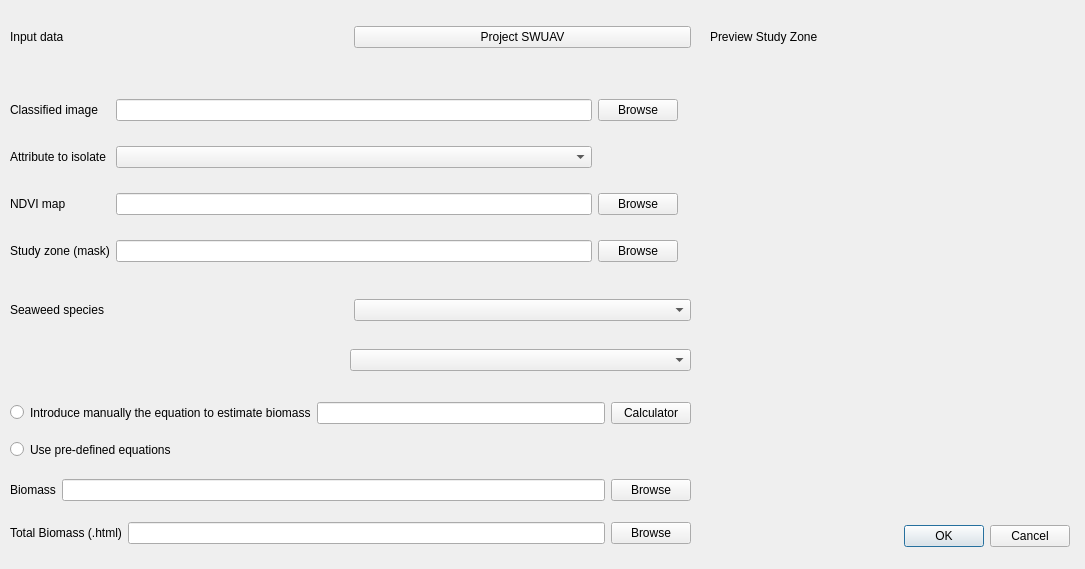
<?xml version="1.0" encoding="UTF-8"?>
<ui version="4.0">
 <class>SWUAV_BIODialogBase</class>
 <widget class="QDialog" name="SWUAV_BIODialogBase">
  <property name="geometry">
   <rect>
    <x>0</x>
    <y>0</y>
    <width>1085</width>
    <height>569</height>
   </rect>
  </property>
  <property name="windowTitle">
   <string>SWUAV_BIO</string>
  </property>
  <widget class="QDialogButtonBox" name="button_box">
   <property name="geometry">
    <rect>
     <x>570</x>
     <y>520</y>
     <width>500</width>
     <height>32</height>
    </rect>
   </property>
   <property name="orientation">
    <enum>Qt::Horizontal</enum>
   </property>
   <property name="standardButtons">
    <set>QDialogButtonBox::Cancel|QDialogButtonBox::Ok</set>
   </property>
  </widget>
  <widget class="QWidget" name="gridLayoutWidget">
   <property name="geometry">
    <rect>
     <x>10</x>
     <y>80</y>
     <width>681</width>
     <height>201</height>
    </rect>
   </property>
   <layout class="QGridLayout" name="gridLayout">
    <item row="2" column="2">
     <widget class="QLineEdit" name="lineEdit"/>
    </item>
    <item row="2" column="5">
     <widget class="QPushButton" name="pushButton_2">
      <property name="text">
       <string>Browse</string>
      </property>
     </widget>
    </item>
    <item row="4" column="5">
     <widget class="QPushButton" name="pushButton_3">
      <property name="text">
       <string>Browse</string>
      </property>
     </widget>
    </item>
    <item row="2" column="0">
     <widget class="QLabel" name="label_2">
      <property name="text">
       <string>NDVI map</string>
      </property>
     </widget>
    </item>
    <item row="0" column="2">
     <widget class="QLineEdit" name="lineEdit_2"/>
    </item>
    <item row="1" column="2">
     <widget class="QComboBox" name="comboBox_3"/>
    </item>
    <item row="0" column="5">
     <widget class="QPushButton" name="pushButton">
      <property name="text">
       <string>Browse</string>
      </property>
     </widget>
    </item>
    <item row="1" column="0">
     <widget class="QLabel" name="label_11">
      <property name="text">
       <string>Attribute to isolate</string>
      </property>
     </widget>
    </item>
    <item row="4" column="6">
     <widget class="QLabel" name="label">
      <property name="text">
       <string/>
      </property>
     </widget>
    </item>
    <item row="0" column="0">
     <widget class="QLabel" name="label_3">
      <property name="text">
       <string>Classified image</string>
      </property>
     </widget>
    </item>
    <item row="4" column="0">
     <widget class="QLabel" name="label_4">
      <property name="text">
       <string>Study zone (mask)</string>
      </property>
     </widget>
    </item>
    <item row="4" column="2">
     <widget class="QLineEdit" name="lineEdit_3"/>
    </item>
   </layout>
  </widget>
  <widget class="QWidget" name="gridLayoutWidget_2">
   <property name="geometry">
    <rect>
     <x>10</x>
     <y>290</y>
     <width>681</width>
     <height>41</height>
    </rect>
   </property>
   <layout class="QGridLayout" name="gridLayout_2">
    <item row="0" column="0">
     <widget class="QLabel" name="label_5">
      <property name="text">
       <string>Seaweed species</string>
      </property>
     </widget>
    </item>
    <item row="0" column="1">
     <widget class="QComboBox" name="comboBox"/>
    </item>
   </layout>
  </widget>
  <widget class="QWidget" name="gridLayoutWidget_3">
   <property name="geometry">
    <rect>
     <x>10</x>
     <y>470</y>
     <width>681</width>
     <height>41</height>
    </rect>
   </property>
   <layout class="QGridLayout" name="gridLayout_3">
    <item row="0" column="0">
     <widget class="QLabel" name="label_6">
      <property name="text">
       <string>Biomass</string>
      </property>
     </widget>
    </item>
    <item row="0" column="1">
     <widget class="QLineEdit" name="lineEdit_4"/>
    </item>
    <item row="0" column="2">
     <widget class="QPushButton" name="pushButton_4">
      <property name="text">
       <string>Browse</string>
      </property>
     </widget>
    </item>
   </layout>
  </widget>
  <widget class="QWidget" name="gridLayoutWidget_4">
   <property name="geometry">
    <rect>
     <x>10</x>
     <y>20</y>
     <width>681</width>
     <height>34</height>
    </rect>
   </property>
   <layout class="QGridLayout" name="gridLayout_6">
    <item row="0" column="0">
     <widget class="QLabel" name="label_7">
      <property name="text">
       <string>Input data</string>
      </property>
     </widget>
    </item>
    <item row="0" column="1">
     <widget class="QPushButton" name="pushButton_5">
      <property name="text">
       <string>Project SWUAV</string>
      </property>
      <property name="icon">
       <iconset>
        <normaloff>:/plugins/swav_bio/icon.png</normaloff>:/plugins/swav_bio/icon.png</iconset>
      </property>
     </widget>
    </item>
   </layout>
  </widget>
  <widget class="QWidget" name="gridLayoutWidget_5">
   <property name="geometry">
    <rect>
     <x>350</x>
     <y>340</y>
     <width>341</width>
     <height>41</height>
    </rect>
   </property>
   <layout class="QGridLayout" name="gridLayout_4">
    <item row="0" column="0">
     <widget class="QComboBox" name="comboBox_2"/>
    </item>
   </layout>
  </widget>
  <widget class="QWidget" name="gridLayoutWidget_6">
   <property name="geometry">
    <rect>
     <x>10</x>
     <y>390</y>
     <width>681</width>
     <height>81</height>
    </rect>
   </property>
   <layout class="QGridLayout" name="gridLayout_5">
    <item row="0" column="1">
     <widget class="QLabel" name="label_9">
      <property name="text">
       <string>Introduce manually the equation to estimate biomass</string>
      </property>
     </widget>
    </item>
    <item row="0" column="3">
     <widget class="QPushButton" name="pushButton_7">
      <property name="text">
       <string>Calculator</string>
      </property>
     </widget>
    </item>
    <item row="0" column="2">
     <widget class="QLineEdit" name="lineEdit_5"/>
    </item>
    <item row="1" column="1">
     <widget class="QLabel" name="label_12">
      <property name="text">
       <string>Use pre-defined equations</string>
      </property>
     </widget>
    </item>
    <item row="0" column="0">
     <widget class="QRadioButton" name="radioButton">
      <property name="text">
       <string/>
      </property>
     </widget>
    </item>
    <item row="1" column="0">
     <widget class="QRadioButton" name="radioButton_2">
      <property name="text">
       <string/>
      </property>
     </widget>
    </item>
   </layout>
  </widget>
  <widget class="QgsMapCanvas" name="widget" native="true">
   <property name="geometry">
    <rect>
     <x>710</x>
     <y>70</y>
     <width>361</width>
     <height>271</height>
    </rect>
   </property>
  </widget>
  <widget class="QWidget" name="gridLayoutWidget_7">
   <property name="geometry">
    <rect>
     <x>710</x>
     <y>20</y>
     <width>361</width>
     <height>34</height>
    </rect>
   </property>
   <layout class="QGridLayout" name="gridLayout_7">
    <item row="0" column="0">
     <widget class="QLabel" name="label_8">
      <property name="text">
       <string>Preview Study Zone</string>
      </property>
     </widget>
    </item>
   </layout>
  </widget>
  <widget class="QWidget" name="gridLayoutWidget_8">
   <property name="geometry">
    <rect>
     <x>10</x>
     <y>510</y>
     <width>681</width>
     <height>46</height>
    </rect>
   </property>
   <layout class="QGridLayout" name="gridLayout_8">
    <item row="0" column="0">
     <widget class="QLabel" name="label_10">
      <property name="text">
       <string>Total Biomass (.html)</string>
      </property>
     </widget>
    </item>
    <item row="0" column="2">
     <widget class="QPushButton" name="pushButton_6">
      <property name="text">
       <string>Browse</string>
      </property>
     </widget>
    </item>
    <item row="0" column="1">
     <widget class="QLineEdit" name="lineEdit_6"/>
    </item>
   </layout>
  </widget>
 </widget>
 <customwidgets>
  <customwidget>
   <class>QgsMapCanvas</class>
   <extends>QWidget</extends>
   <header>qgis.gui</header>
   <container>1</container>
  </customwidget>
 </customwidgets>
 <resources/>
 <connections>
  <connection>
   <sender>button_box</sender>
   <signal>accepted()</signal>
   <receiver>SWUAV_BIODialogBase</receiver>
   <slot>accept()</slot>
   <hints>
    <hint type="sourcelabel">
     <x>20</x>
     <y>20</y>
    </hint>
    <hint type="destinationlabel">
     <x>20</x>
     <y>20</y>
    </hint>
   </hints>
  </connection>
  <connection>
   <sender>button_box</sender>
   <signal>rejected()</signal>
   <receiver>SWUAV_BIODialogBase</receiver>
   <slot>reject()</slot>
   <hints>
    <hint type="sourcelabel">
     <x>20</x>
     <y>20</y>
    </hint>
    <hint type="destinationlabel">
     <x>20</x>
     <y>20</y>
    </hint>
   </hints>
  </connection>
 </connections>
</ui>
